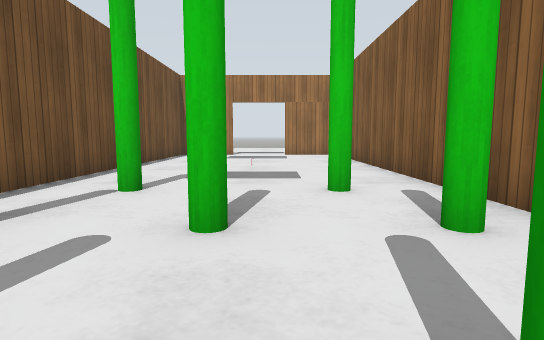
[1] (above)

17 first-person views from a walk through a world built for the Gazebo simulator. The camera is 0.72 m above the floor, tilts 6° down and sees 80° across. Floor lines are 1 m apart. The floor is counted in squares, 1 m on a side. Each view is taken from the middle of a square. On the plan, view 1 faces up. The plan holds only what a view shows up to about 10 squares ahead; the rest is blank. Gazebo's built-in surfaces are drawn with simple patterns.

[2]
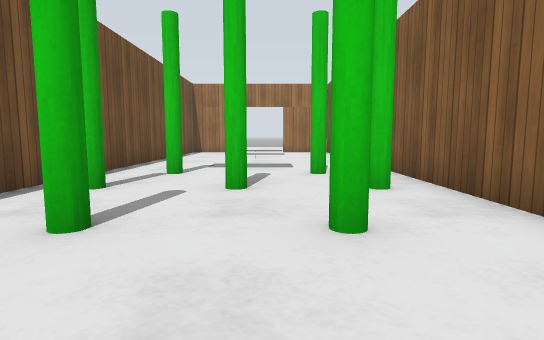

[3]
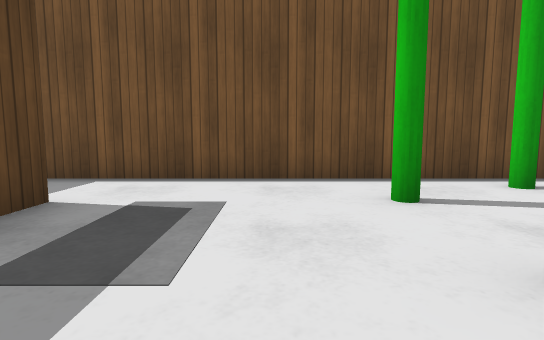

[4]
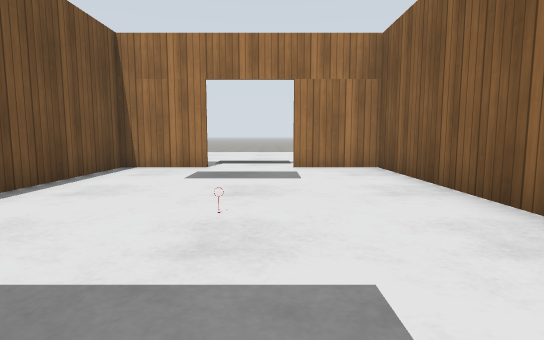

[5]
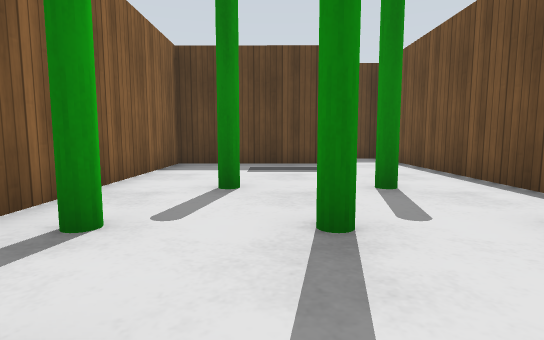

[6]
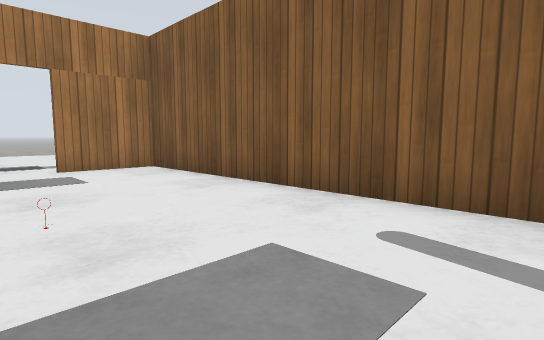

[7]
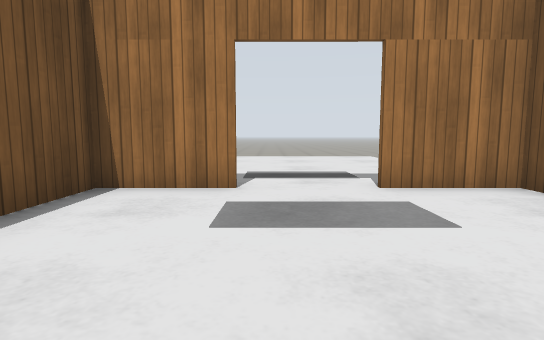

[8]
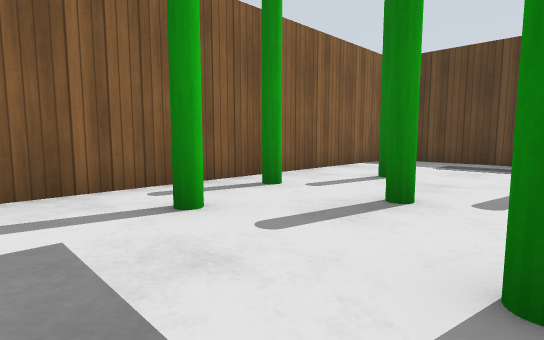

[9]
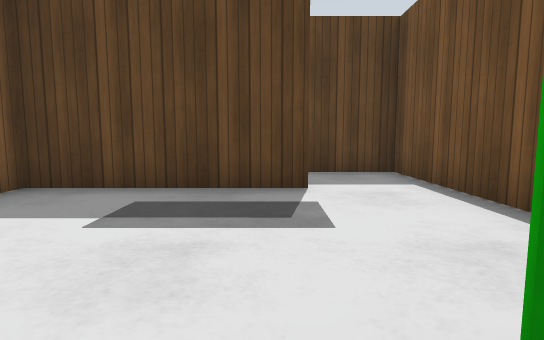

[10]
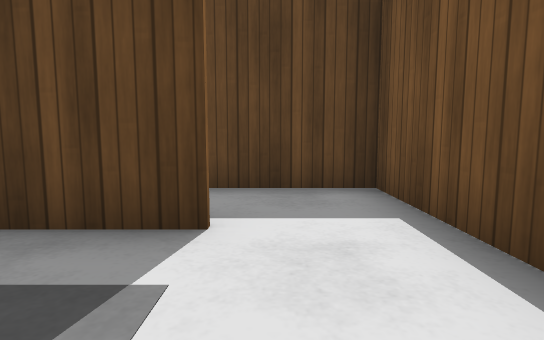

[11]
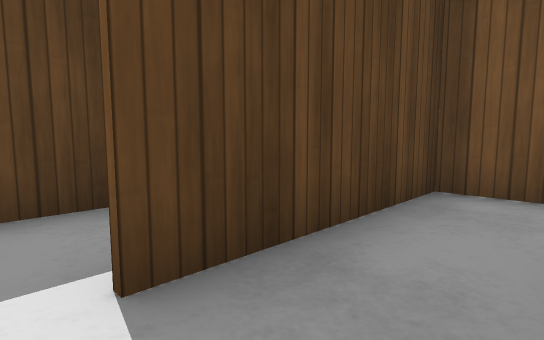

[12]
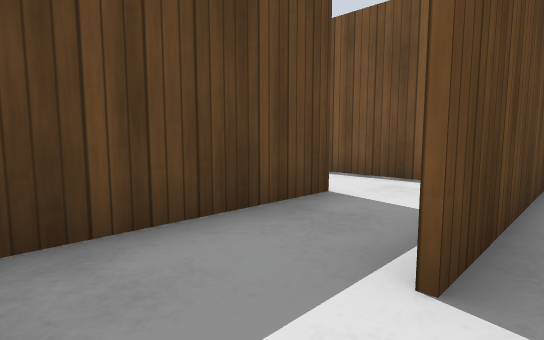

[13]
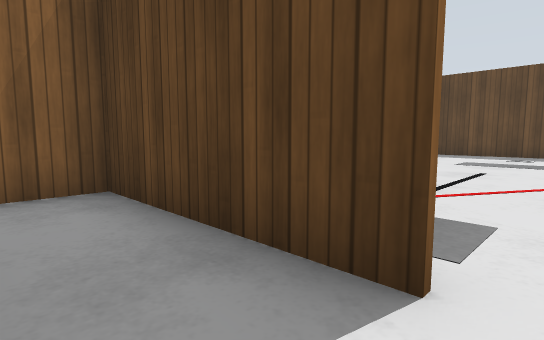

[14]
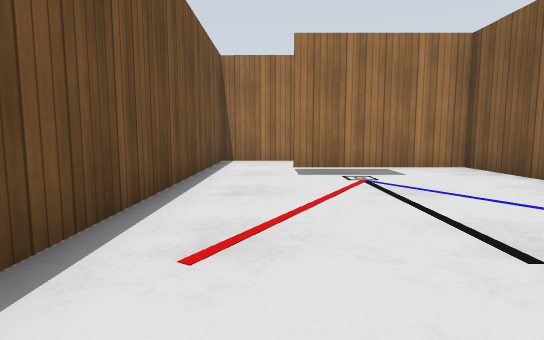

[15]
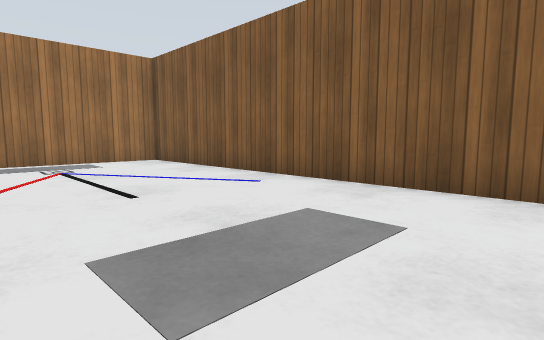

[16]
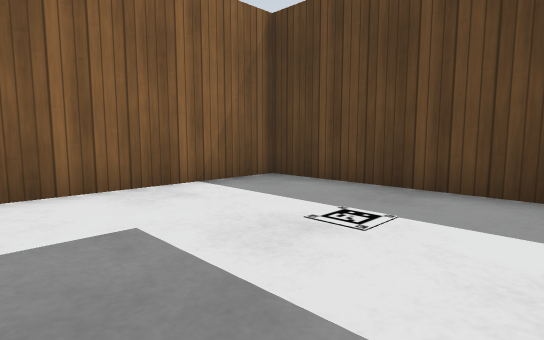

[17]
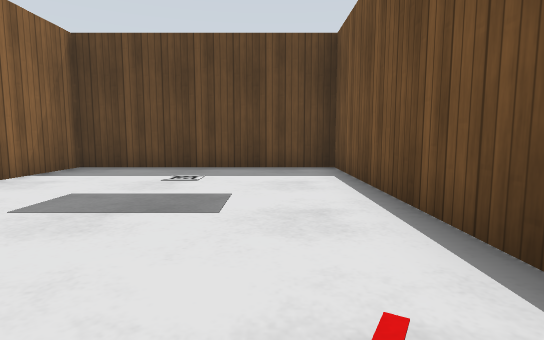

### Floor plan
Points are (right, up) in squares from view 1. A wall is a line through its corners. A room is listed if a view was taken in it or the views show most of it. See-through windows are left out.
Room 1 (views 1, 2, 3, 4, 5, 6, 7, 8, 9, 10)
walls: (-1.4, 12.4) (-3.5, 12.5) (-3.5, -3.4); (-1.5, -3.4) (2.5, -3.5) (2.5, 12.4) (0.5, 12.4)
ways out: opening at (-2, -3) to room 6; opening at (-0.5, 13)
objects: pillar (-2, 1); pillar (-2, 4); other object (0, 8); pillar (1, 4)
Room 2 (views 11, 12)
walls: (-1.6, -5.4) (0.6, -5.5)
ways out: opening at (1.5, -5) to room 5; opening at (-0.5, -4) to room 6
Room 3 (view 13)
walls: (-1.3, -5.6) (-3.5, -5.5); (-3.5, -4.9) (-3.5, -6.4)
ways out: opening at (-2, -7) to room 4; opening at (-0.5, -6) to room 5
Room 4 (views 14, 15, 16, 17)
walls: (2.5, -7.6) (-1.5, -7.6); (-3.5, -6.4) (-3.5, -19.4) (2.5, -19.5) (2.5, -6.2)
ways out: opening at (-2, -7) to room 3
Room 5 (no view inside)
walls: (-1.5, -7.4) (2.5, -7.5)
ways out: opening at (1.5, -5) to room 2; opening at (-0.5, -6) to room 3
Room 6 (no view inside)
walls: (-3.5, -3.4) (-3.5, -4.9); (-3.5, -5.4) (-1.6, -5.4)
ways out: opening at (-2, -3) to room 1; opening at (-0.5, -4) to room 2

Positions as (right, up) in squares from view 1, and headings:
1: (0, 0), facing up
2: (0, -2), facing up
3: (2, -1), facing left
4: (0, 5), facing up
5: (0, 5), facing down
6: (-1, 5), facing up-right
7: (-1, 8), facing up
8: (-2, 6), facing down-right
9: (-1, 1), facing down
10: (-2, -1), facing down
11: (1, -4), facing down-left
12: (2, -5), facing down-left
13: (-2, -6), facing down-right
14: (-2, -15), facing up
15: (-2, -17), facing up-right
16: (-2, -15), facing down-right
17: (-2, -12), facing down
